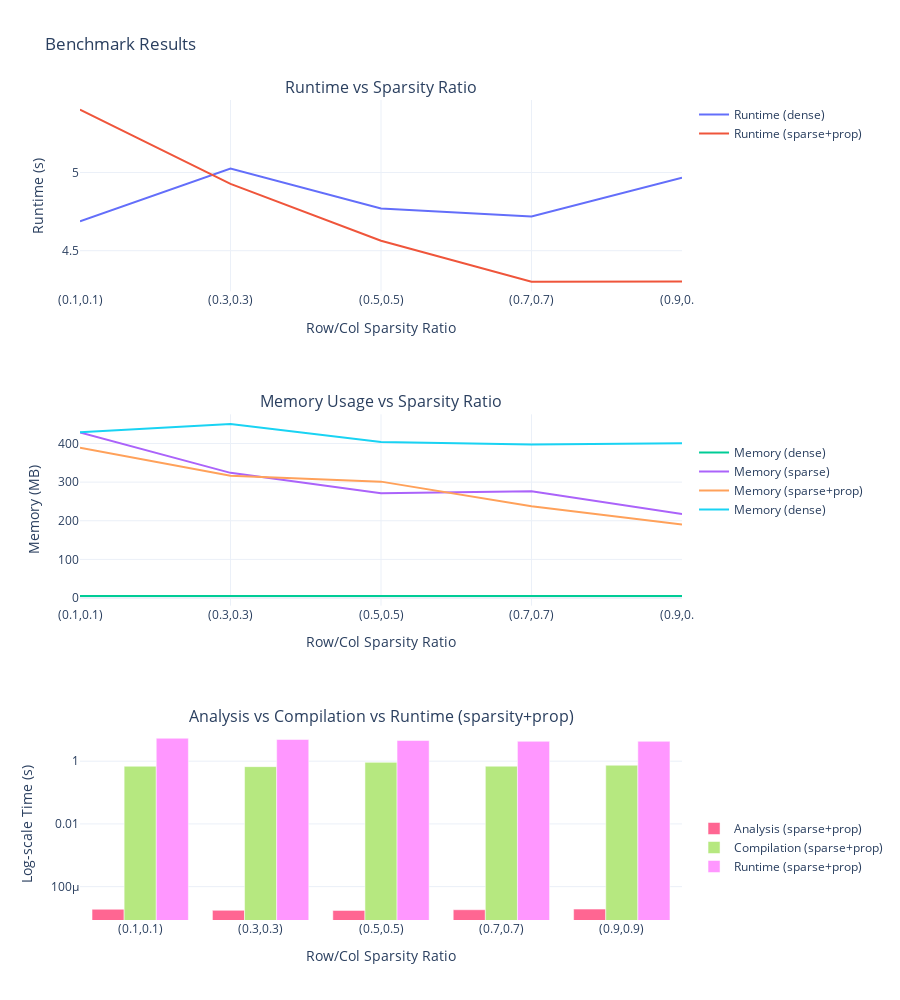

The cell this chart's notebook holds for it:
### Code cell
plotly(data)

### Figure 1 — Plotly figure (JSON) as saved in the notebook; plotly's stock layout.template omitted (floating-point values rounded to 4 significant figures)
{"data": [{"legendgroup": "runtime", "mode": "lines", "name": "Runtime (dense)", "type": "scatter", "x": ["(0.1,0.1)", "(0.3,0.3)", "(0.5,0.5)", "(0.7,0.7)", "(0.9,0.9)"], "xaxis": "x", "y": [4.689, 5.025, 4.77, 4.718, 4.967], "yaxis": "y"}, {"legendgroup": "runtime", "mode": "lines", "name": "Runtime (sparse+prop)", "type": "scatter", "x": ["(0.1,0.1)", "(0.3,0.3)", "(0.5,0.5)", "(0.7,0.7)", "(0.9,0.9)"], "xaxis": "x", "y": [5.402, 4.927, 4.564, 4.301, 4.303], "yaxis": "y"}, {"legendgroup": "memory", "mode": "lines", "name": "Memory (dense)", "type": "scatter", "x": ["(0.1,0.1)", "(0.3,0.3)", "(0.5,0.5)", "(0.7,0.7)", "(0.9,0.9)"], "xaxis": "x2", "y": [5.345, 5.733, 5.732, 5.346, 4.951], "yaxis": "y2"}, {"legendgroup": "memory", "mode": "lines", "name": "Memory (sparse)", "type": "scatter", "x": ["(0.1,0.1)", "(0.3,0.3)", "(0.5,0.5)", "(0.7,0.7)", "(0.9,0.9)"], "xaxis": "x2", "y": [428.3, 324.0, 271.1, 276.6, 217.1], "yaxis": "y2"}, {"legendgroup": "memory", "mode": "lines", "name": "Memory (sparse+prop)", "type": "scatter", "x": ["(0.1,0.1)", "(0.3,0.3)", "(0.5,0.5)", "(0.7,0.7)", "(0.9,0.9)"], "xaxis": "x2", "y": [388.9, 316.2, 301.2, 237.4, 190.0], "yaxis": "y2"}, {"legendgroup": "memory", "mode": "lines", "name": "Memory (dense)", "type": "scatter", "x": ["(0.1,0.1)", "(0.3,0.3)", "(0.5,0.5)", "(0.7,0.7)", "(0.9,0.9)"], "xaxis": "x2", "y": [429.3, 450.7, 404.0, 397.5, 400.5], "yaxis": "y2"}, {"legendgroup": "bar", "name": "Analysis (sparse+prop)", "type": "bar", "x": ["(0.1,0.1)", "(0.3,0.3)", "(0.5,0.5)", "(0.7,0.7)", "(0.9,0.9)"], "xaxis": "x3", "y": [1.894e-05, 1.751e-05, 1.739e-05, 1.829e-05, 1.917e-05], "yaxis": "y3"}, {"legendgroup": "bar", "name": "Compilation (sparse+prop)", "type": "bar", "x": ["(0.1,0.1)", "(0.3,0.3)", "(0.5,0.5)", "(0.7,0.7)", "(0.9,0.9)"], "xaxis": "x3", "y": [0.6909, 0.6707, 0.918, 0.6924, 0.7443], "yaxis": "y3"}, {"legendgroup": "bar", "name": "Runtime (sparse+prop)", "type": "bar", "x": ["(0.1,0.1)", "(0.3,0.3)", "(0.5,0.5)", "(0.7,0.7)", "(0.9,0.9)"], "xaxis": "x3", "y": [5.402, 4.927, 4.564, 4.301, 4.303], "yaxis": "y3"}], "layout": {"annotations": [{"font": {"size": 16}, "showarrow": false, "text": "Runtime vs Sparsity Ratio", "x": 0.5, "xanchor": "center", "xref": "paper", "y": 1.0, "yanchor": "bottom", "yref": "paper"}, {"font": {"size": 16}, "showarrow": false, "text": "Memory Usage vs Sparsity Ratio", "x": 0.5, "xanchor": "center", "xref": "paper", "y": 0.6167, "yanchor": "bottom", "yref": "paper"}, {"font": {"size": 16}, "showarrow": false, "text": "Analysis vs Compilation vs Runtime (sparsity+prop)", "x": 0.5, "xanchor": "center", "xref": "paper", "y": 0.2333, "yanchor": "bottom", "yref": "paper"}], "barmode": "group", "height": 1000, "legend": {"tracegroupgap": 300}, "title": {"text": "Benchmark Results"}, "xaxis": {"anchor": "y", "domain": [0, 1], "title": {"text": "Row/Col Sparsity Ratio"}}, "xaxis2": {"anchor": "y2", "domain": [0, 1], "title": {"text": "Row/Col Sparsity Ratio"}}, "xaxis3": {"anchor": "y3", "domain": [0, 1], "title": {"text": "Row/Col Sparsity Ratio"}}, "yaxis": {"anchor": "x", "domain": [0.7667, 1.0], "title": {"text": "Runtime (s)"}}, "yaxis2": {"anchor": "x2", "domain": [0.3833, 0.6167], "title": {"text": "Memory (MB)"}}, "yaxis3": {"anchor": "x3", "domain": [0, 0.2333], "title": {"text": "Log-scale Time (s)"}, "type": "log"}}}
